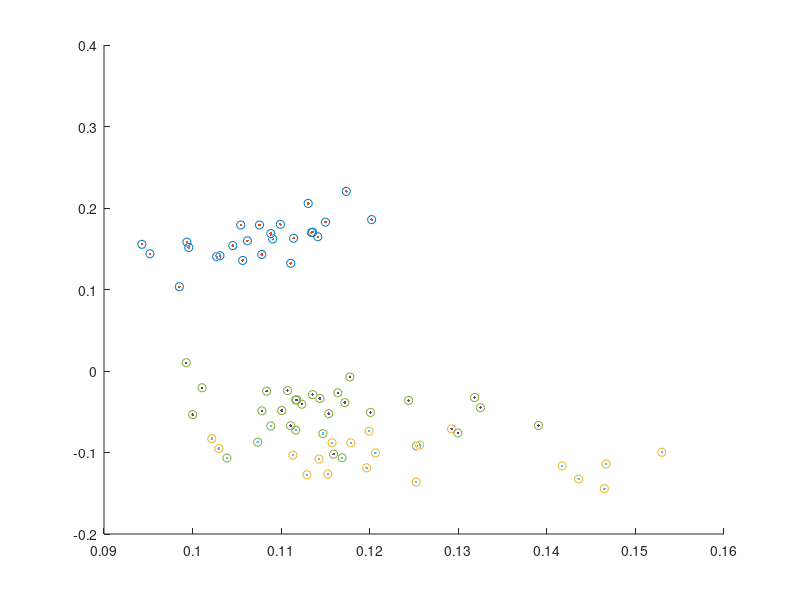

Reproduce this figure in MATLAB.
clc;
clear all;

load irisdata;

N = 3;
M = max(dataclass);
idx = kmeans(data', N);

[coeff,score,latent] = pca(data);

clusters = {};
classes = {};
for i=1:max(N, M)
    clusters{i} = coeff(idx == i, :);
    classes{i} = coeff(dataclass == i, :);
end

color = 'rbgyk';
hold on;
for i=1:max(N, M)
    if (i <= N)
        cl = clusters{i};
        scatter3(cl(:, 1), cl(:, 2), cl(:, 3), strcat('o', color(i)));
    end
    
    if (i <= M)
        org = classes{i};
        scatter3(org(:, 1), org(:, 2), org(:, 3), strcat('.', color(i)));
    end
end
hold off;